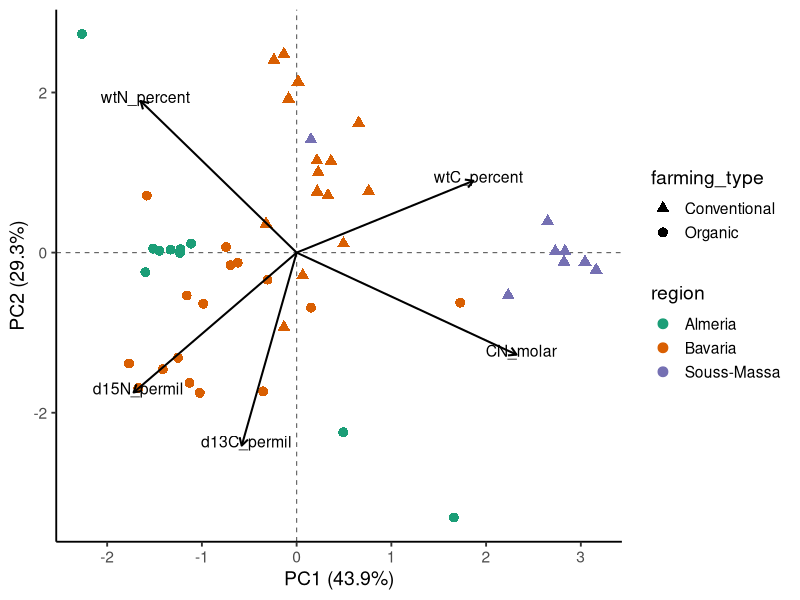

Recreate this plot in R.
#Author Name    :Ibrahim Khalil
#Project Name   :Isotopic Analysis of Tomatoes
#Content Name   :PCA biplot (scores + loading vectors)
#Date           :15.10.2025
# ------------------------------------------------------------

setwd("C:/Users/User/OneDrive/Desktop/Stable-Isotope-Ratio-Analysis-of-Tomatoes")

library(readr)
library(dplyr)
library(ggplot2)

dat <- read_csv("Original_Replicates_Labeled.csv", show_col_types = FALSE)

X <- dat %>%
  select(d13C_permil, d15N_permil, wtN_percent, wtC_percent, CN_molar) %>%
  as.data.frame()

pc <- prcomp(X, center = TRUE, scale. = TRUE)

ve <- 100 * pc$sdev^2 / sum(pc$sdev^2)
lab_x <- paste0("PC1 (", round(ve[1], 1), "%)")
lab_y <- paste0("PC2 (", round(ve[2], 1), "%)")

scores <- as.data.frame(pc$x) %>%
  select(PC1, PC2) %>%
  bind_cols(dat %>% select(region, farming_type))

loadings <- as.data.frame(pc$rotation[, 1:2])
loadings$var <- rownames(loadings)

rng <- max(abs(scores$PC1), abs(scores$PC2))
L <- max(sqrt(loadings$PC1^2 + loadings$PC2^2))
scale_factor <- 0.8 * rng / L
loadings_scaled <- transform(loadings,
                             xend = PC1 * scale_factor,
                             yend = PC2 * scale_factor
)

pal_region <- c(
  "Almeria"     = "#1b9e77",
  "Bavaria"     = "#d95f02",
  "Souss-Massa" = "#7570b3"
)
shape_ft <- c("Conventional" = 17, "Organic" = 16)

p <- ggplot() +
  geom_hline(yintercept = 0, linetype = 2, linewidth = 0.4, color = "grey40") +
  geom_vline(xintercept = 0, linetype = 2, linewidth = 0.4, color = "grey40") +
  geom_point(data = scores, aes(PC1, PC2, color = region, shape = farming_type), size = 3) +
  geom_segment(data = loadings_scaled,
               aes(x = 0, y = 0, xend = xend, yend = yend),
               arrow = arrow(length = unit(0.22, "cm")), linewidth = 0.7) +
  geom_text(data = loadings_scaled,
            aes(x = xend, y = yend, label = var),
            nudge_x = 0.05, nudge_y = 0.05, size = 4) +
  scale_color_manual(values = pal_region) +
  scale_shape_manual(values = shape_ft) +
  labs(x = lab_x, y = lab_y) +
  theme_classic(base_size = 14) +
  theme(legend.position = "right")

ggsave("figures/Figure5_PCA_biplot.tiff", p, device = "tiff", dpi = 300, width = 13.7, height = 9.7, units = "in")
